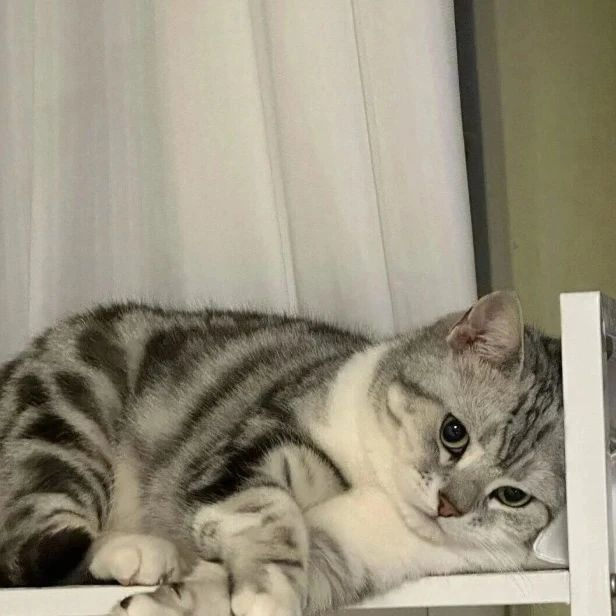
#> input picture cat.jpg, 616 x 616 px
$ python task7.py
#> lines starting #> are read from the running program, lines starting #| are printed output that depends on the picture
#> further down, source is the input picture: shape (616, 616, 3); mean B, G, R 127.2, 146, 152.4
#Изменить яркость изображения
import cv2

def increaseBrightness(img, value):
#> called with value = 60
    hsvImage = cv2.cvtColor(img, cv2.COLOR_BGR2HSV)
#> hsvImage: shape (616, 616, 3); mean H, S, V 22.6, 50.1, 152.4
    h, s, v = cv2.split(hsvImage)
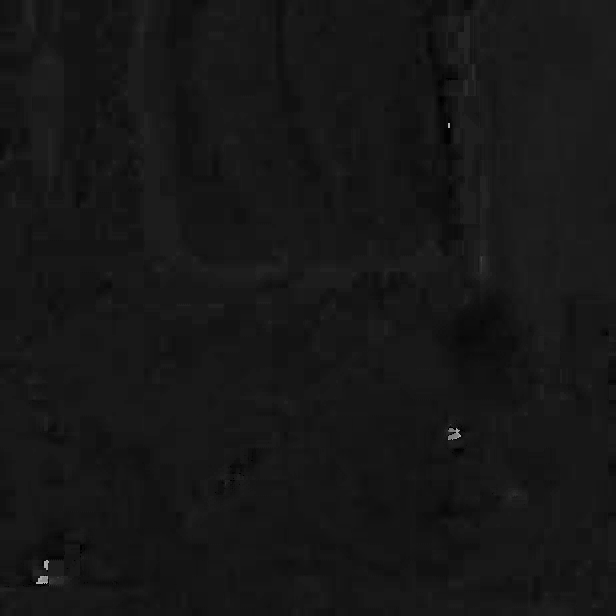
#> h: shape (616, 616); min 0, max 177, mean 22.6
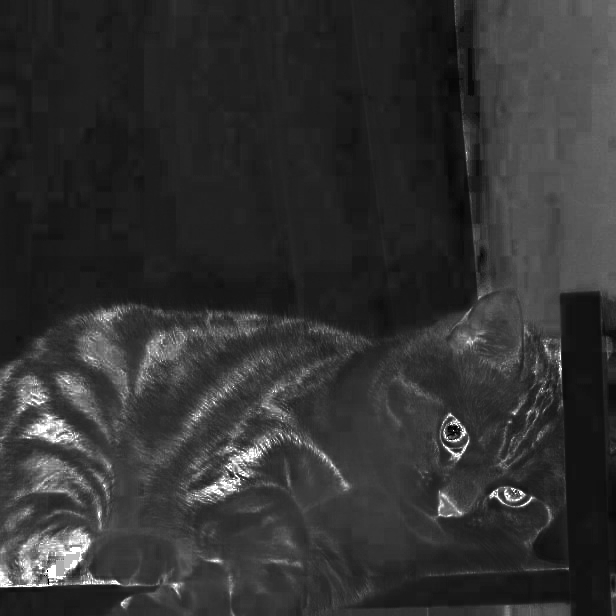
#> s: shape (616, 616); min 0, max 255, mean 50.1
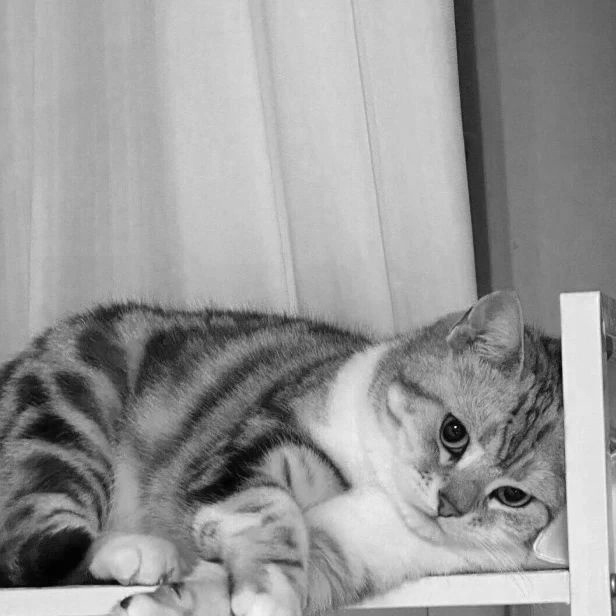
#> v: shape (616, 616); min 0, max 255, mean 152.4

    limit = 255 - value
    v[v > limit] = 255
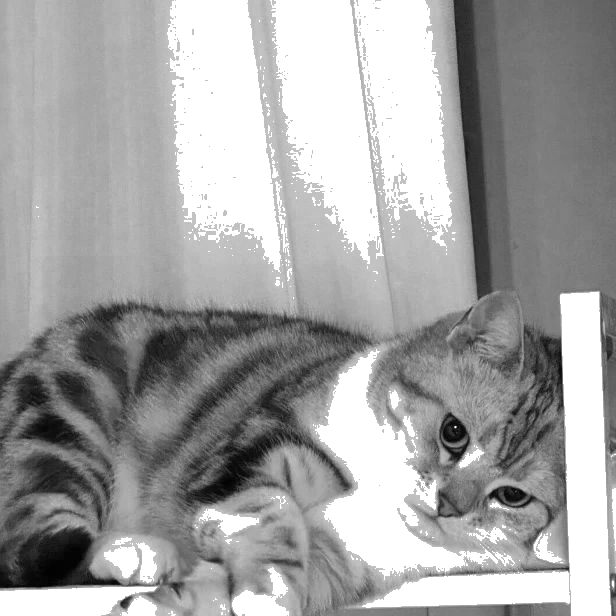
#> v: shape (616, 616); min 0, max 255, mean 163.6
    v[v <= limit] += value
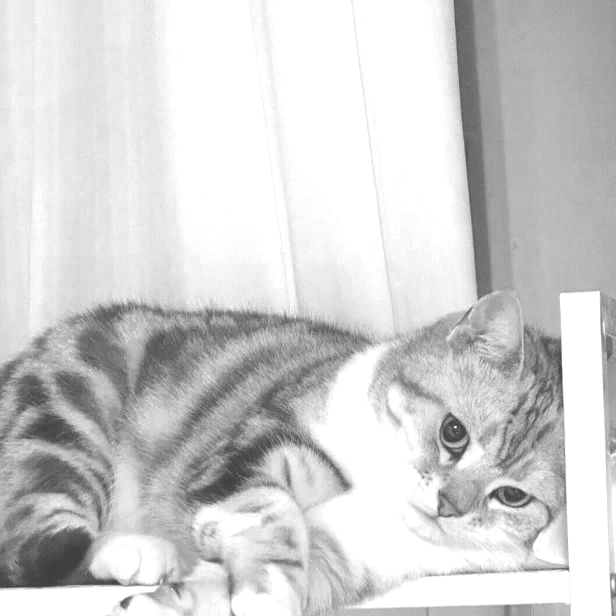
#> v: shape (616, 616); min 60, max 255, mean 208.8

    resultHsv = cv2.merge((h, s, v))
#> resultHsv: shape (616, 616, 3); mean H, S, V 22.6, 50.1, 208.8
    result = cv2.cvtColor(resultHsv, cv2.COLOR_HSV2BGR)
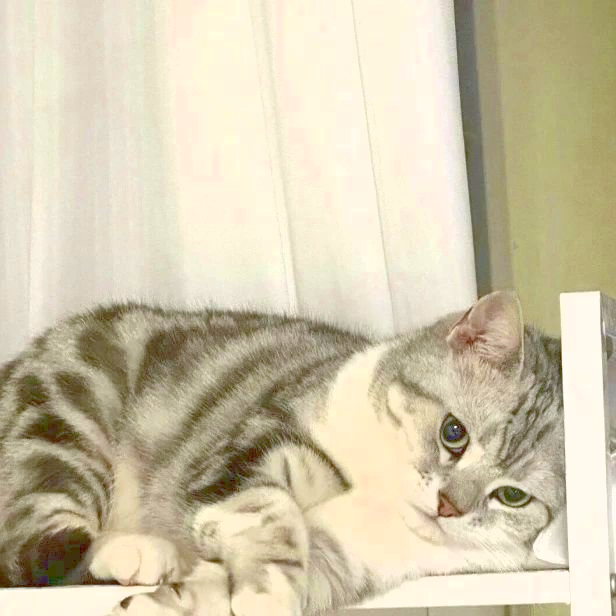
#> result: shape (616, 616, 3); mean B, G, R 171.9, 199.2, 208.8

    return result

source = cv2.imread('cat.jpg')
result60 = increaseBrightness(source, 60)

cv2.imwrite('result7.jpg', result60)

cv2.imshow("Source", source)
cv2.imshow('Result 60', result60)

cv2.waitKey(0)
cv2.destroyAllWindows()
